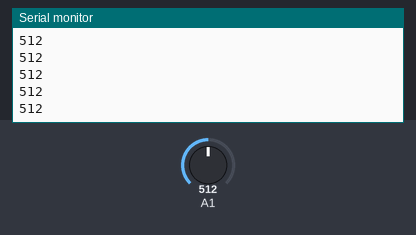
Bench run of a sketch on a simulated Arduino Uno, built with avr-gcc and run on an emulated ATmega328P. Parts: the last lines printed to the serial monitor. Inputs (shaded band) come from the test bench; at power-on: A1 = 512.

Above: at 1.2 s.
1.3 s: A1 set to 716
At 1.9 s:
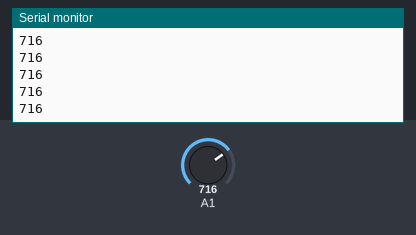
2.8 s: A1 set to 900
At 3.5 s:
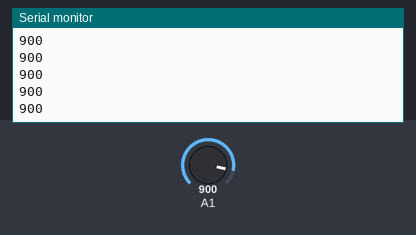
Timing chart, 0 to 5.8 s (numbered marks = the images above; inputs shaded):
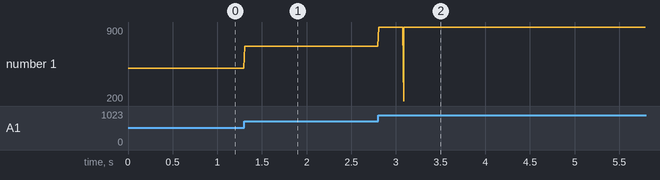

Measured:
- after the input at 1.3 s, the serial monitor: prints a new line at once (image 1)
- after the input at 2.8 s, the serial monitor: prints a new line at once (image 2)
- plotted number 1: 512 → 716 after the input at 1.3 s, 716 → 900 after the input at 2.8 s

The sketch:

test_piezzo.ino
```cpp
/*******************************************
      progetto: corso BASE Arduino
   descrizione:
        autore: www.AldoPi.it
          data:
      versione:
 *******************************************
*/


// -------------------------------  dichiarazioni globali


void setup() {  // ---------------  setup
  Serial.begin(115200);

}  // ============================  setup fine


void loop() {  // ----------------  loop
  for (int i = 0; i < 300; i++) {
    Serial.println(analogRead(1));
    delay(10);
  }
  Serial.println("200");
             }  // ============================  loop fine


               // fine programma
```
